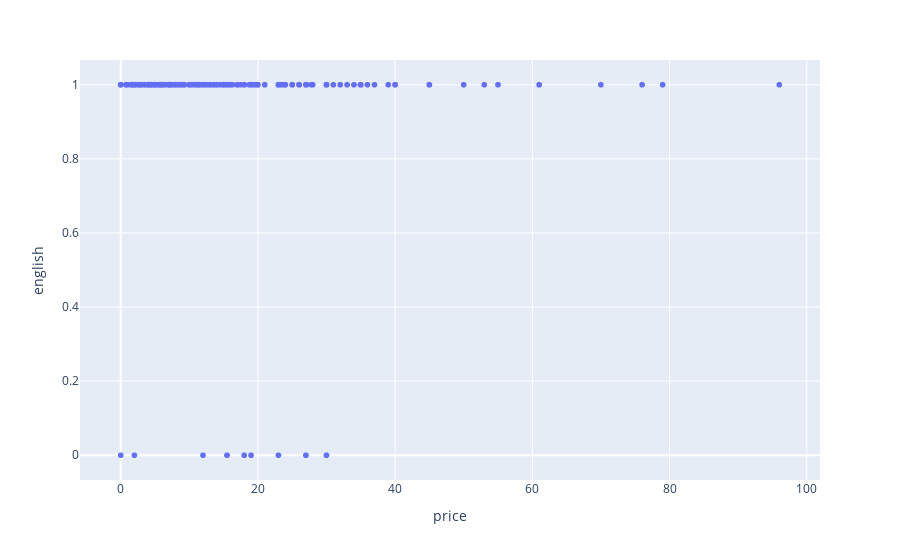

Source (notebook cell):
### Code cell
import plotly.express as px
import plotly as plt
import matplotlib as mpl
plt.offline.init_notebook_mode(connected=True)

fig = px.scatter(df, x='price', y='english',
          hover_name=df['name'], size_max=50);
fig.show()
mpl.savefig()
#not much correlation, but interesting that no games are priced over $35 that aren't in english

### Figure 1 — Plotly figure (JSON) as saved in the notebook; plotly's stock layout.template omitted (floating-point values rounded to 4 significant figures; data arrays with more than 128 entries replaced by an {"elided": "..."} marker saying what was removed)
{"data": [{"hoverlabel": {"namelength": 0}, "hovertemplate": "<b>%{hovertext}</b><br><br>price=%{x}<br>english=%{y}", "hovertext": {"elided": "4519 str values"}, "legendgroup": "", "marker": {"color": "#636efa", "symbol": "circle"}, "mode": "markers", "name": "", "showlegend": false, "type": "scattergl", "x": {"elided": "4519 float values"}, "xaxis": "x", "y": {"elided": "4519 int values"}, "yaxis": "y"}], "layout": {"autosize": true, "legend": {"tracegroupgap": 0}, "margin": {"t": 60}, "xaxis": {"anchor": "y", "autorange": true, "domain": [0, 1], "range": [-5.858, 101.8], "title": {"text": "price"}, "type": "linear"}, "yaxis": {"anchor": "x", "autorange": true, "domain": [0, 1], "range": [-0.0709, 1.071], "title": {"text": "english"}, "type": "linear"}}}
